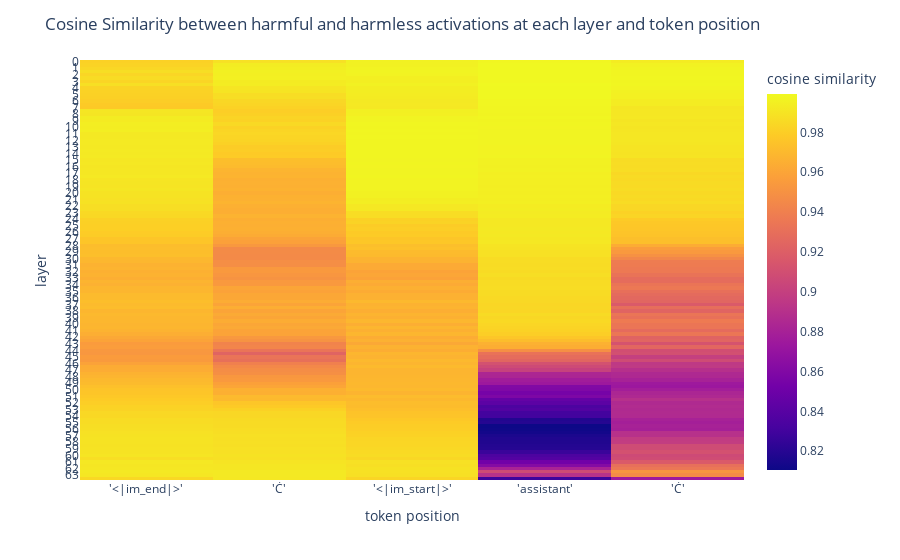

The cell this chart's notebook holds for it:
### Code cell
num_layers, num_act_modules, num_tokens = similarity_scores.shape
data = similarity_scores.reshape(-1, similarity_scores.shape[-1])
y_labels = sum([[f"{layer}-mid", f"{layer}-post"] for layer in range(num_layers)], [])
x_labels = [repr(tok) for tok in template_suffix_toks]


fig = px.imshow(
    data,
    y=y_labels,
    labels={"x": "token position", "y": "layer", "color": "cosine similarity"},
    aspect="auto",
)
fig.update_layout(
    xaxis={
        "tickmode": "array",
        "ticktext": x_labels,
        "tickvals": list(range(len(x_labels))),
    },
    yaxis={
        "tickmode": "array",
        "ticktext": list(range(len(y_labels))),
        "tickvals": list(range(0, len(y_labels), len(act_names))),
    },
    title=(
        "Cosine Similarity between harmful and harmless activations at each layer and"
        " token position"
    ),
)
fig.show()

### Figure 1 — Plotly figure (JSON) as saved in the notebook; plotly's stock layout.template omitted (floating-point values rounded to 4 significant figures; data arrays with more than 128 entries replaced by an {"elided": "..."} marker saying what was removed)
{"data": [{"coloraxis": "coloraxis", "hovertemplate": "token position: %{x}<br>layer: %{y}<br>cosine similarity: %{z}<extra></extra>", "name": "0", "type": "heatmap", "xaxis": "x", "y": ["0-mid", "0-post", "1-mid", "1-post", "2-mid", "2-post", "3-mid", "3-post", "4-mid", "4-post", "5-mid", "5-post", "6-mid", "6-post", "7-mid", "7-post", "8-mid", "8-post", "9-mid", "9-post", "10-mid", "10-post", "11-mid", "11-post", "12-mid", "12-post", "13-mid", "13-post", "14-mid", "14-post", "15-mid", "15-post", "16-mid", "16-post", "17-mid", "17-post", "18-mid", "18-post", "19-mid", "19-post", "20-mid", "20-post", "21-mid", "21-post", "22-mid", "22-post", "23-mid", "23-post", "24-mid", "24-post", "25-mid", "25-post", "26-mid", "26-post", "27-mid", "27-post", "28-mid", "28-post", "29-mid", "29-post", "30-mid", "30-post", "31-mid", "31-post", "32-mid", "32-post", "33-mid", "33-post", "34-mid", "34-post", "35-mid", "35-post", "36-mid", "36-post", "37-mid", "37-post", "38-mid", "38-post", "39-mid", "39-post", "40-mid", "40-post", "41-mid", "41-post", "42-mid", "42-post", "43-mid", "43-post", "44-mid", "44-post", "45-mid", "45-post", "46-mid", "46-post", "47-mid", "47-post", "48-mid", "48-post", "49-mid", "49-post", "50-mid", "50-post", "51-mid", "51-post", "52-mid", "52-post", "53-mid", "53-post", "54-mid", "54-post", "55-mid", "55-post", "56-mid", "56-post", "57-mid", "57-post", "58-mid", "58-post", "59-mid", "59-post", "60-mid", "60-post", "61-mid", "61-post", "62-mid", "62-post", "63-mid", "63-post"], "yaxis": "y", "z": {"elided": "128x5 float values"}}], "layout": {"coloraxis": {"colorbar": {"title": {"text": "cosine similarity"}}, "colorscale": [[0, "#0d0887"], [0.1111, "#46039f"], [0.2222, "#7201a8"], [0.3333, "#9c179e"], [0.4444, "#bd3786"], [0.5556, "#d8576b"], [0.6667, "#ed7953"], [0.7778, "#fb9f3a"], [0.8889, "#fdca26"], [1, "#f0f921"]]}, "margin": {"t": 60}, "title": {"text": "Cosine Similarity between harmful and harmless activations at each layer and token position"}, "xaxis": {"anchor": "y", "domain": [0, 1], "tickmode": "array", "ticktext": ["'<|im_end|>'", "'Ċ'", "'<|im_start|>'", "'assistant'", "'Ċ'"], "tickvals": [0, 1, 2, 3, 4], "title": {"text": "token position"}}, "yaxis": {"anchor": "x", "autorange": "reversed", "domain": [0, 1], "tickmode": "array", "ticktext": [0, 1, 2, 3, 4, 5, 6, 7, 8, 9, 10, 11, 12, 13, 14, 15, 16, 17, 18, 19, 20, 21, 22, 23, 24, 25, 26, 27, 28, 29, 30, 31, 32, 33, 34, 35, 36, 37, 38, 39, 40, 41, 42, 43, 44, 45, 46, 47, 48, 49, 50, 51, 52, 53, 54, 55, 56, 57, 58, 59, 60, 61, 62, 63, 64, 65, 66, 67, 68, 69, 70, 71, 72, 73, 74, 75, 76, 77, 78, 79, 80, 81, 82, 83, 84, 85, 86, 87, 88, 89, 90, 91, 92, 93, 94, 95, 96, 97, 98, 99, 100, 101, 102, 103, 104, 105, 106, 107, 108, 109, 110, 111, 112, 113, 114, 115, 116, 117, 118, 119, 120, 121, 122, 123, 124, 125, 126, 127], "tickvals": [0, 2, 4, 6, 8, 10, 12, 14, 16, 18, 20, 22, 24, 26, 28, 30, 32, 34, 36, 38, 40, 42, 44, 46, 48, 50, 52, 54, 56, 58, 60, 62, 64, 66, 68, 70, 72, 74, 76, 78, 80, 82, 84, 86, 88, 90, 92, 94, 96, 98, 100, 102, 104, 106, 108, 110, 112, 114, 116, 118, 120, 122, 124, 126], "title": {"text": "layer"}}}}
